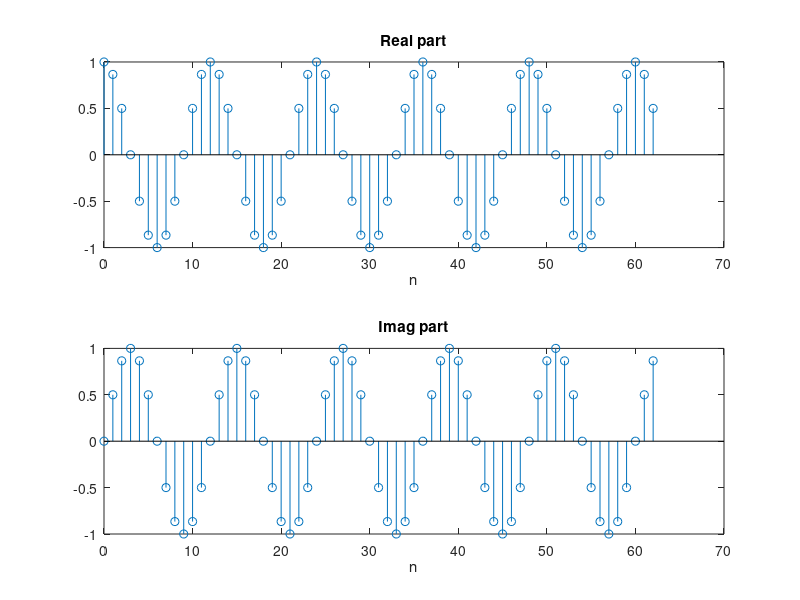

MATLAB code to generate this figure:
clc

n = [0:20 * pi];
x1 = exp(j * pi/6 .* n);
whos; % will print information about variables

% stem: will draw discrete-time plot

subplot(2, 1, 1);
stem(n, real(x1)) % real: get real part of complex number.
title('Real part');
xlabel('n');

subplot(2,1,2);
stem(n, imag(x1)); % real: get imaginary part of complex number.
title('Imag part');
xlabel('n');